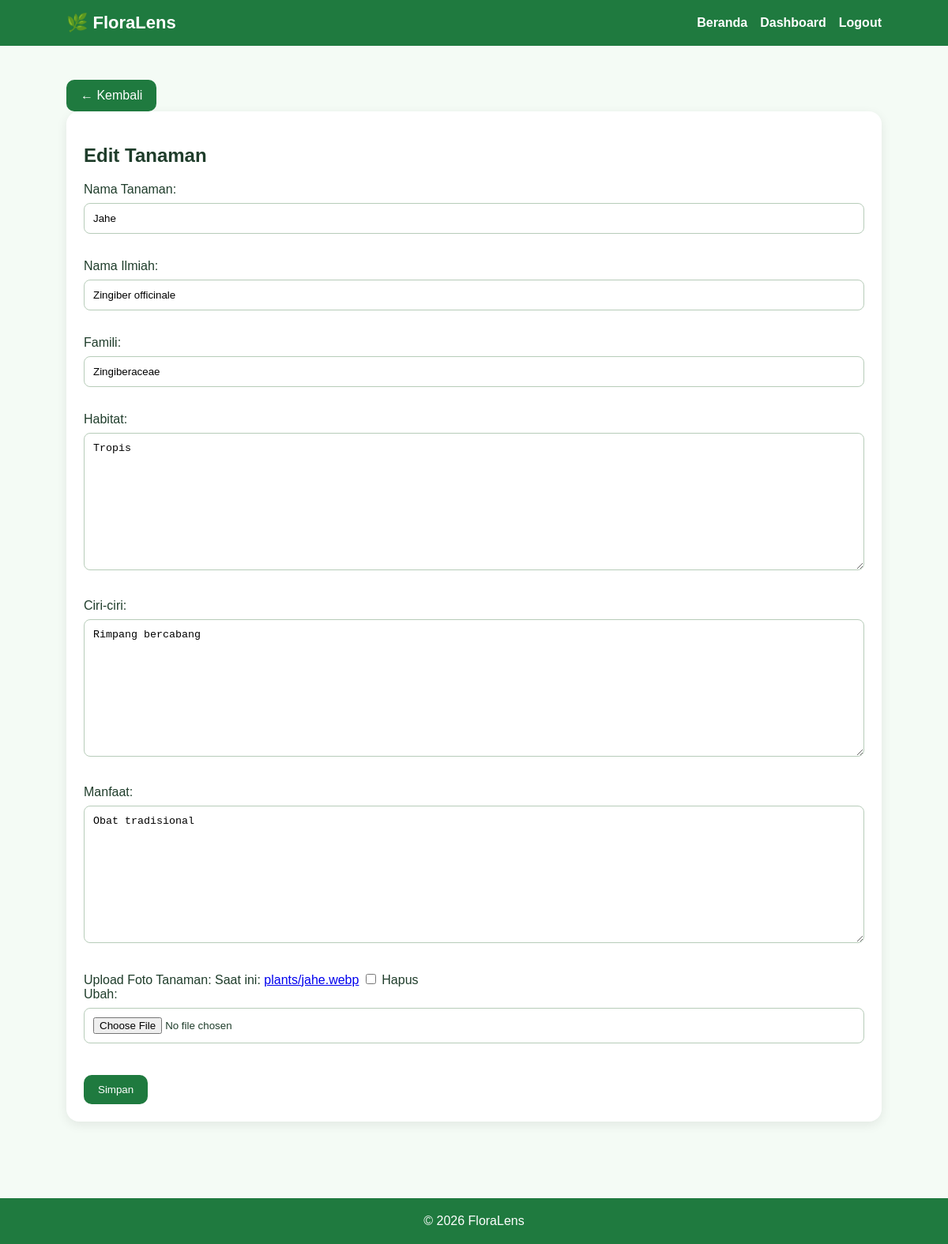
Page /plants/1/edit/ (signed in) on the committed database.
### core/models.py (models this page shows, shortened)
class Plant(models.Model):
    code=models.SlugField(max_length=100,unique=True,blank=True)
    name=models.CharField(max_length=100)
    scientific_name=models.CharField(max_length=150)
    family=models.CharField(max_length=100)
    habitat=models.TextField()
    characteristics=models.TextField()
    benefits=models.TextField()
    photo=models.ImageField(upload_to='plants/',blank=True,null=True)
    created_at=models.DateTimeField(auto_now_add=True)

### core/views.py (the view)
# urls.py: path('plants/<int:pk>/edit/', views.plant_edit, name='plant_edit'),
@role_required('guru')
def plant_edit(request,pk):
    plant=get_object_or_404(Plant,pk=pk); form=PlantForm(request.POST or None,request.FILES or None,instance=plant)
    if request.method=='POST' and form.is_valid(): form.save(); messages.success(request,'Tanaman berhasil diperbarui.'); return redirect('teacher_dashboard')
    return render(request,'core/form.html',{'form':form,'title':'Edit Tanaman','back_url':'teacher_dashboard'})

### core/forms.py
class PlantForm(forms.ModelForm):
    class Meta:
        model=Plant
        fields=['name','scientific_name','family','habitat','characteristics','benefits','photo']
        labels={'name':'Nama Tanaman','scientific_name':'Nama Ilmiah','family':'Famili','habitat':'Habitat','characteristics':'Ciri-ciri','benefits':'Manfaat','photo':'Upload Foto Tanaman'}

### core/templates/core/form.html (shortened to what this page needs)
{% extends 'core/base.html' %}
{% block content %}
<main class="container">
    {% if back_arg %}
        <a class="btn" href="{% url back_url back_arg %}">← Kembali</a>
    {% else %}
        <a class="btn" href="{% url back_url %}">← Kembali</a>
    {% endif %}
    <div class="card">
        <h2>{{ title }}</h2>
        <form method="POST" enctype="multipart/form-data">
            {{ form.as_p }}
            <button class="btn" type="submit">Simpan</button>
        </form>
    </div>
</main>
{% endblock %}

### core/static/core/style.css (style rules this page uses)
* { box-sizing:border-box; }
body { margin:0; font-family:Arial,sans-serif; background:#f4fbf5; color:#1f3d2b; }
.container { padding:35px 7%; }
.card { background:white; padding:22px; border-radius:16px; box-shadow:0 4px 14px rgba(0,0,0,.08); margin-bottom:22px; }
.btn { display:inline-block; background:#1f7a3f; color:#fff; border:none; padding:11px 18px; border-radius:10px; text-decoration:none; cursor:pointer; margin-top:8px; }
input[type="text"], input[type="password"], input[type="email"], input[type="file"], textarea, select { width:100%; padding:11px; margin:8px 0 16px; border:1px solid #b7ccb9; border-radius:8px; }
textarea { min-height:110px; }

### rows in the picture
Plant: name "Jahe", scientific_name "Zingiber officinale", family "Zingiberaceae", habitat "Tropis", characteristics "Rimpang bercabang", benefits "Obat tradisional"

### other values in the picture
{{ title }} "Edit Tanaman"
